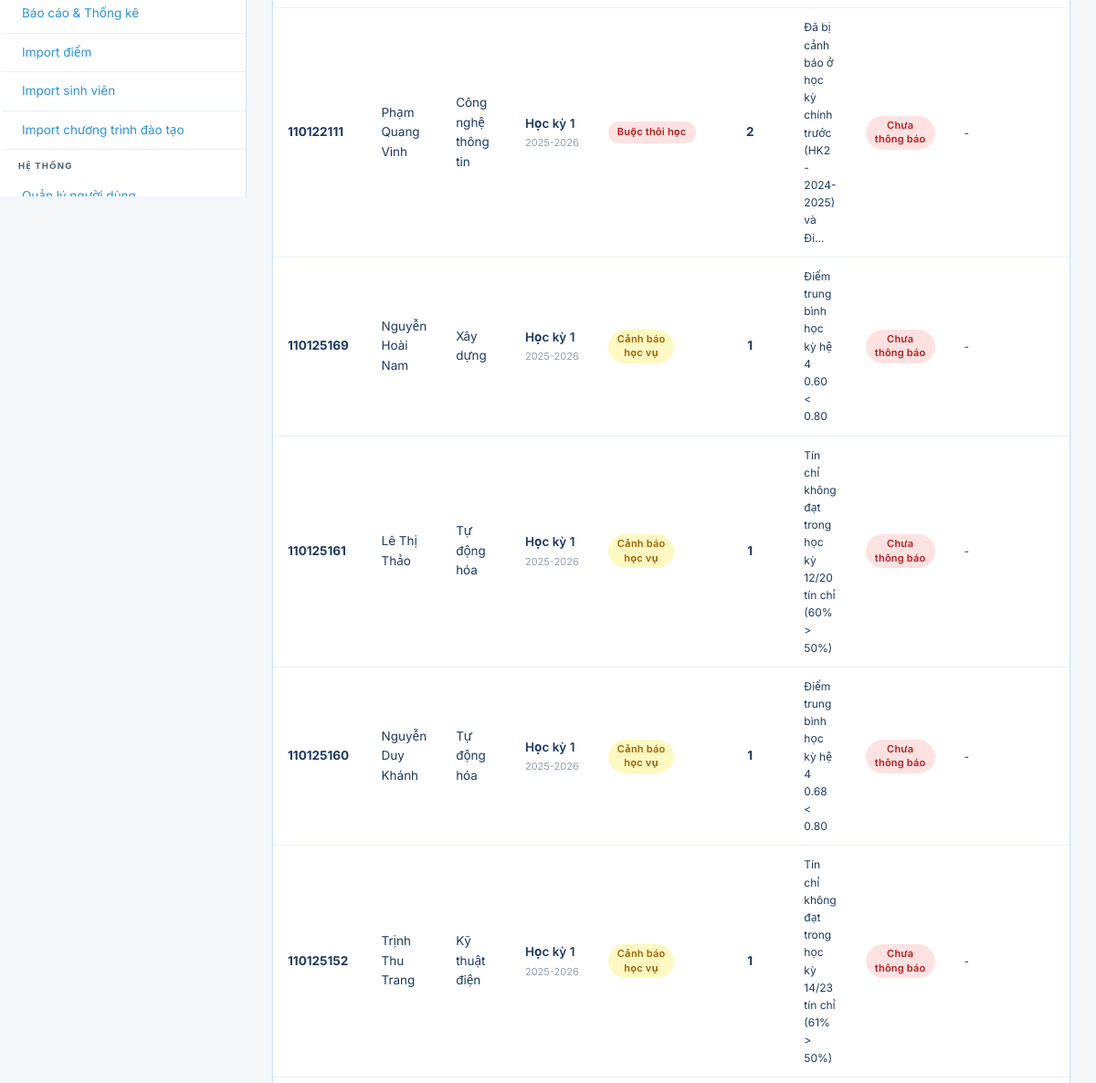
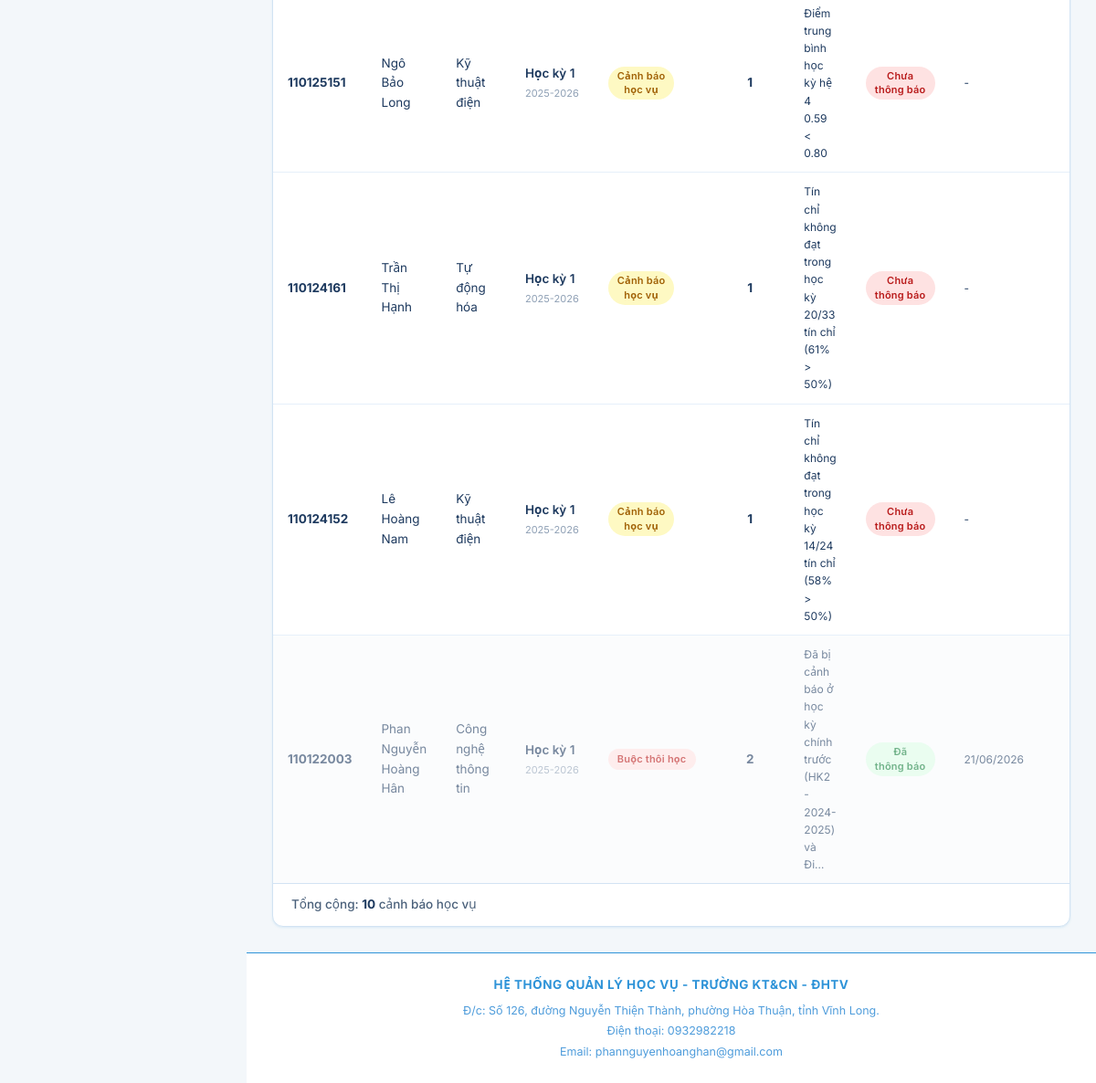
The page /canh-bao/ (signed in, lower part) on the database as committed earlier (2 pictures, top to bottom).
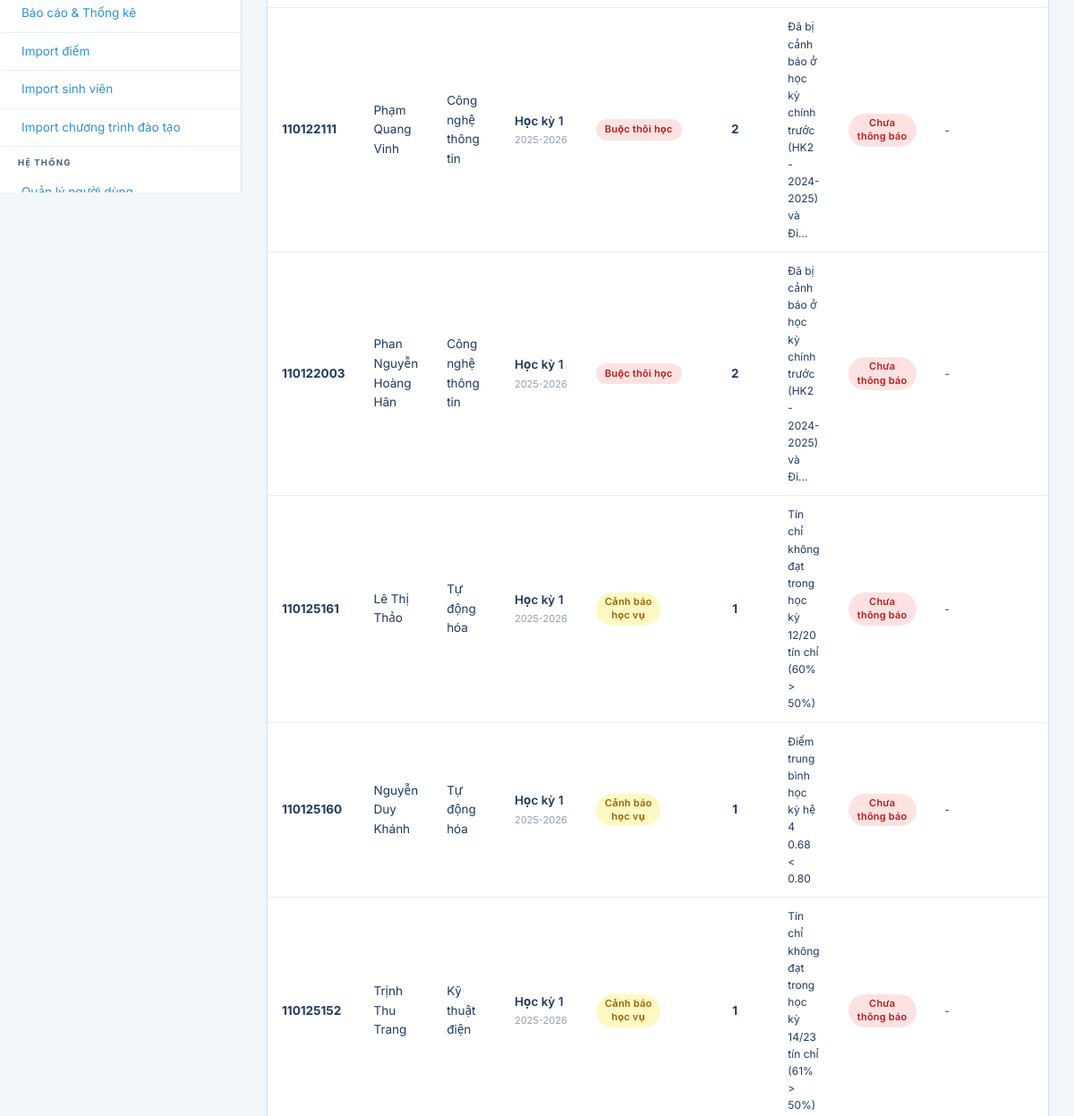
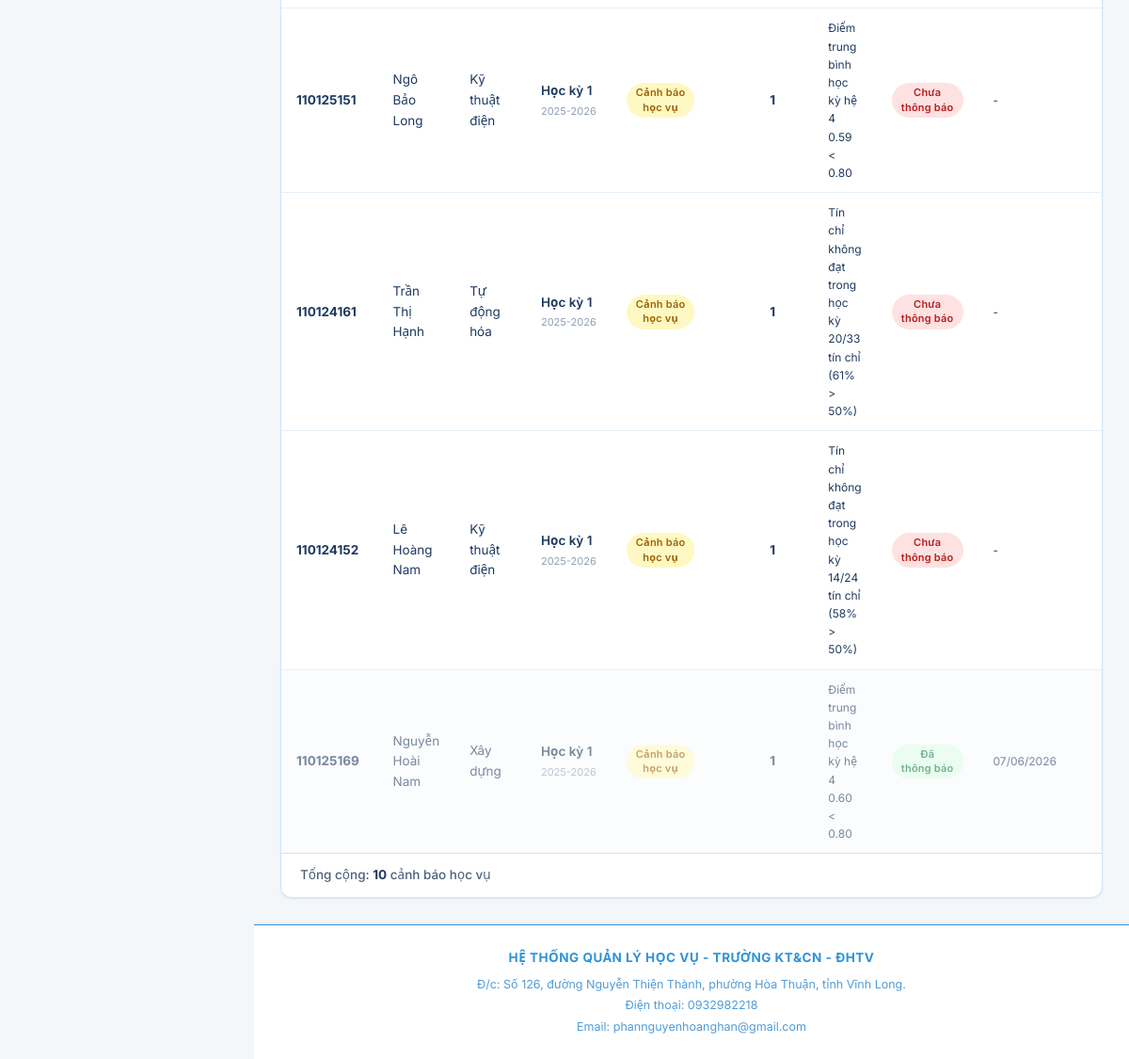
The same page on the database as committed later (2 pictures, top to bottom).
### academic_warnings/models.py (models this page shows, shortened)
class CanhBaoHocVu(models.Model):
    MUC_CHOICES = [
        ('canh_bao', 'Cảnh báo học vụ'),
        ('buoc_thoi_hoc', 'Buộc thôi học'),
    ]
    TRANG_THAI_CHOICES = [
        ('chua_xu_ly', 'Chưa thông báo'),
        ('da_xu_ly', 'Đã thông báo'),
    ]
    sinh_vien = models.ForeignKey(SinhVien, on_delete=models.CASCADE,
                                   related_name='canh_bao', verbose_name='Sinh viên')
    hoc_ky = models.ForeignKey(HocKy, on_delete=models.CASCADE,
                                related_name='canh_bao', verbose_name='Học kỳ')
    muc_canh_bao = models.CharField(max_length=20, choices=MUC_CHOICES, verbose_name='Mức cảnh báo')
    ly_do = models.TextField(verbose_name='Lý do cảnh báo')
    so_lan_canh_bao = models.PositiveSmallIntegerField(default=1, verbose_name='Lần cảnh báo thứ')
    ngay_tao = models.DateTimeField(auto_now_add=True, verbose_name='Ngày tạo')
    trang_thai = models.CharField(max_length=20, choices=TRANG_THAI_CHOICES,
                                   default='chua_xu_ly', verbose_name='Trạng thái')
    ghi_chu = models.TextField(blank=True, verbose_name='Ghi chú xử lý')
    da_an = models.BooleanField(default=False, verbose_name='Đã ẩn khỏi danh sách')
    nguoi_dung_an = models.ManyToManyField(
        settings.AUTH_USER_MODEL,
        blank=True,
        db_table='canhbaohocvu_nguoi_dung_an',
        related_name='canh_bao_da_an',
        verbose_name='Người dùng đã ẩn'
    )
    class Meta:
        db_table = 'canhbaohocvu'
        verbose_name = 'Cảnh báo học vụ'
        verbose_name_plural = 'Cảnh báo học vụ'
        unique_together = ['sinh_vien', 'hoc_ky']
        ordering = ['trang_thai', '-ngay_tao']
    @property
    def mau_canh_bao(self):
        return {'canh_bao': 'warning', 'buoc_thoi_hoc': 'danger'}.get(self.muc_canh_bao, 'secondary')

### students/models.py (models this page shows, shortened)
class SinhVien(models.Model):
    TRANG_THAI_CHOICES = [
        ('dang_hoc', 'Đang học'),
        ('dinh_chi', 'Đình chỉ'),
        ('tot_nghiep', 'Tốt nghiệp'),
        ('thoi_hoc', 'Thôi học'),
    ]
    user = models.OneToOneField(CustomUser, on_delete=models.SET_NULL, null=True, blank=True,
                                 related_name='sinh_vien', verbose_name='Tài khoản')
    mssv = models.CharField(max_length=20, unique=True, verbose_name='Mã số sinh viên')
    ho_ten = models.CharField(max_length=200, verbose_name='Họ và tên')
    ngay_sinh = models.DateField(null=True, blank=True, verbose_name='Ngày sinh')
    gioi_tinh = models.CharField(max_length=5, choices=[('Nam', 'Nam'), ('Nu', 'Nữ')], blank=True)
    email = models.EmailField(blank=True, verbose_name='Email')
    so_dien_thoai = models.CharField(max_length=15, blank=True, verbose_name='Số điện thoại')
    nganh = models.ForeignKey(Nganh, on_delete=models.SET_NULL, null=True, verbose_name='Ngành')
    khoa = models.CharField(max_length=10, verbose_name='Khóa học', help_text='VD: K2021')
    lop = models.ForeignKey('Lop', on_delete=models.SET_NULL, null=True, blank=True,
                             related_name='sinh_viens', verbose_name='Lớp')
    covan = models.ForeignKey(CustomUser, on_delete=models.SET_NULL, null=True, blank=True,
                               related_name='sinh_vien_phu_trach', verbose_name='Cố vấn học tập',
                               limit_choices_to={'role': 'covan'})
    trang_thai = models.CharField(max_length=20, choices=TRANG_THAI_CHOICES, default='dang_hoc',
                                   verbose_name='Trạng thái')
    ngay_nhap_hoc = models.DateField(null=True, blank=True, verbose_name='Ngày nhập học')
    class Meta:
        db_table = 'sinhvien'
        verbose_name = 'Sinh viên'
        verbose_name_plural = 'Sinh viên'
        ordering = ['mssv']

class Nganh(models.Model):
    ma_nganh = models.CharField(max_length=20, unique=True, verbose_name='Mã ngành')
    ten_nganh = models.CharField(max_length=200, verbose_name='Tên ngành')
    khoa = models.CharField(max_length=200, default='Khoa Công nghệ thông tin', verbose_name='Khoa')
    class Meta:
        db_table = 'nganh'
        verbose_name = 'Ngành học'
        verbose_name_plural = 'Ngành học'

class HocKy(models.Model):
    KY_CHOICES = [('1', 'Học kỳ 1'), ('2', 'Học kỳ 2'), ('3', 'Học kỳ hè')]
    ky = models.CharField(max_length=2, choices=KY_CHOICES, verbose_name='Kỳ học')
    nam_hoc = models.CharField(max_length=10, verbose_name='Năm học', help_text='VD: 2023-2024')
    ngay_bat_dau = models.DateField(null=True, blank=True, verbose_name='Ngày bắt đầu')
    ngay_ket_thuc = models.DateField(null=True, blank=True, verbose_name='Ngày kết thúc')
    la_hien_tai = models.BooleanField(default=False, verbose_name='Học kỳ hiện tại')
    class Meta:
        db_table = 'hocky'
        verbose_name = 'Học kỳ'
        verbose_name_plural = 'Học kỳ'
        unique_together = ['ky', 'nam_hoc']
        ordering = ['-nam_hoc', '-ky']
    def __str__(self):
        return f"HK{self.ky} - {self.nam_hoc}"

### academic_warnings/views.py (the view, shortened to what this page needs)
# urls.py: path('', views.canhbao_list, name='canhbao_list'),
@login_required
def canhbao_list(request):
    latest_hk = HocKy.objects.filter(ket_qua__diem_tk__isnull=False).distinct().order_by('-nam_hoc', '-ky').first()
    if not latest_hk:
        latest_hk = HocKy.objects.order_by('-nam_hoc', '-ky').first()
    qs = CanhBaoHocVu.objects.select_related('sinh_vien', 'hoc_ky', 'sinh_vien__nganh', 'sinh_vien__lop').exclude(nguoi_dung_an=request.user).order_by('trang_thai', '-ngay_tao')
    if latest_hk:
        qs = qs.filter(hoc_ky=latest_hk)
    muc       = request.GET.get('muc', '')
    trang_thai = request.GET.get('trang_thai', '')
    hk_id     = request.GET.get('hoc_ky', '')
    q         = request.GET.get('q', '')
    khoa = request.GET.get('khoa', '')
    nganh_id = request.GET.get('nganh', '')
    lop_id = request.GET.get('lop', '')
    khoa_hoc = request.GET.get('khoa_hoc', '')
    if request.user.is_sinhvien:
        qs = qs.filter(sinh_vien__user=request.user)
    else:
        if request.user.is_covan:
            qs = qs.filter(sinh_vien__lop__covan=request.user)
        if khoa_hoc:
            cohort_suffix = khoa_hoc[-2:]
            qs = qs.filter(sinh_vien__lop__ten_lop__istartswith=f'DA{cohort_suffix}')
        if khoa:
            qs = qs.filter(sinh_vien__nganh__khoa=khoa)
        if nganh_id:
            qs = qs.filter(sinh_vien__nganh_id=nganh_id)
        if lop_id:
            qs = qs.filter(sinh_vien__lop_id=lop_id)
    if muc:        qs = qs.filter(muc_canh_bao=muc)
    if trang_thai: qs = qs.filter(trang_thai=trang_thai)
    if hk_id:      qs = qs.filter(hoc_ky_id=hk_id)
    hockys = HocKy.objects.all().order_by('-nam_hoc', '-ky')
    from students.models import Nganh, Lop
    import re
    nganhs = Nganh.objects.exclude(ma_nganh__iexact='None').exclude(ten_nganh__iexact='None')
    khoas = [k for k in Nganh.objects.exclude(khoa__isnull=True).exclude(khoa='').values_list('khoa', flat=True).distinct() if k.lower() != 'none']
    unique_years = set()
    for name in Lop.objects.values_list('ten_lop', flat=True):
        if name:
            m = re.search(r'\d{2}', name)
            if m:
                unique_years.add("20" + m.group())
    khoa_hocs = sorted(list(unique_years), reverse=True)
    lops = Lop.objects.exclude(ten_lop__iexact='None')
    if request.user.is_covan:
        lops = lops.filter(covan=request.user)
    if nganh_id:
        lops = lops.filter(nganh_id=nganh_id)
    if khoa_hoc:
        cohort_suffix = khoa_hoc[-2:]
        lops = lops.filter(ten_lop__istartswith=f'DA{cohort_suffix}')
    if khoa:
        nganhs = nganhs.filter(khoa=khoa)
        lops = lops.filter(nganh__khoa=khoa)
    return render(request, 'academic_warnings/canhbao_list.html', {
        'canh_baos': qs,
        'hockys': hockys,
        'nganhs': nganhs,
        'khoas': khoas,
        'lops': lops,
        'khoa_hocs': khoa_hocs,
        'muc': muc,
        'trang_thai': trang_thai,
        'hk_id': hk_id,
        'selected_khoa': khoa,
        'nganh_id': nganh_id,
        'selected_lop': lop_id,
        'selected_khoa_hoc': khoa_hoc,
        'q': q,
        'latest_hk': latest_hk,
    })

### accounts/models.py (called while the page is built)
    @property
    def is_admin(self):
        return self.role == 'admin'

    @property
    def is_giaovu(self):
        return self.role == 'giaovu'

    @property
    def is_covan(self):
        return self.role == 'covan'

    @property
    def is_sinhvien(self):
        return self.role == 'sinhvien'

### templates/academic_warnings/canhbao_list.html (shortened to what this page needs)
{% extends 'base.html' %}
{% block content %}
<div id="table-container">
<div class="card">
    <div class="card-body" style="padding:0">
        <div class="table-responsive">
            <table class="data-table">
                <tbody>
                    {% for cb in canh_baos %}
                    <tr {% if cb.trang_thai == 'da_xu_ly' and not request.user.is_sinhvien %}style="opacity: 0.6; background-color: #f8fafc;" {% endif %}>
                        <td><strong>{{ cb.sinh_vien.mssv }}</strong></td>
                        <td>{{ cb.sinh_vien.ho_ten }}</td>
                        <td>{{ cb.sinh_vien.nganh.ten_nganh|default:'-' }}</td>
                        <td>
                            <div class="fw-semibold" style="white-space: nowrap;">Học kỳ {{ cb.hoc_ky.ky }}</div>
                            <div class="text-muted" style="font-size: 11px; margin-top: 2px; white-space: nowrap;">{{ cb.hoc_ky.nam_hoc }}</div>
                        </td>
                        <td>
                            {% if cb.muc_canh_bao == 'canh_bao' %}
                            <span class="badge badge-warning" style="text-align: center; line-height: 1.4; display: inline-block;"><span style="white-space: nowrap;">Cảnh báo</span><br><span style="white-space: nowrap;">học vụ</span></span>
                            {% else %}
                            <span class="badge badge-{{ cb.mau_canh_bao }}" style="white-space: nowrap; display: inline-block;">{{ cb.get_muc_canh_bao_display }}</span>
                            {% endif %}
                        </td>
                        <td style="text-align:center"><strong>{{ cb.so_lan_canh_bao }}</strong></td>
                        <td style="max-width:200px;font-size:12px">{{ cb.ly_do|truncatechars:60 }}</td>
                        {% if not request.user.is_sinhvien %}
                        <td>
                            {% if cb.trang_thai == 'da_xu_ly' %}
                            <span class="badge badge-success" style="text-align: center; line-height: 1.4; display: inline-block;"><span style="white-space: nowrap;">Đã</span><br><span style="white-space: nowrap;">thông báo</span></span>
                            {% else %}
                            <span class="badge badge-danger" style="text-align: center; line-height: 1.4; display: inline-block;"><span style="white-space: nowrap;">Chưa</span><br><span style="white-space: nowrap;">thông báo</span></span>
                            {% endif %}
                        </td>
                        <td style="font-size:12px">
                            {% if cb.trang_thai == 'da_xu_ly' %}
                            {{ cb.ngay_tao|date:"d/m/Y" }}
                            {% else %}
                            -
                            {% endif %}
                        </td>
                        {% endif %}
                    </tr>
                    {% empty %}
                    <tr>
                        <td colspan="{% if request.user.is_sinhvien %}8{% else %}10{% endif %}" style="text-align:center;color:#94a3b8;padding:32px">Không có cảnh báo học vụ
                        </td>
                    </tr>
                    {% endfor %}
                </tbody>
            </table>
        </div>
        <div style="padding: 12px 20px; font-size: 13.5px; border-top: 1px solid var(--border); color: var(--text-secondary); font-weight: 500;">
            Tổng cộng: <strong style="color: var(--text-primary);">{{ canh_baos|length }}</strong> cảnh báo học vụ
        </div>
    </div>
</div>
</div>
{% endblock %}

Rows that differ between the two databases and show on the page:
changed CanhBaoHocVu "Phan Nguyễn Hoàng Hân": ngay_tao "21/06/2026" → (not shown); trang_thai "Đã" → "Chưa -"; moves up the list
changed CanhBaoHocVu "Điểm trung bình học kỳ hệ 4 0.60 < 0.80": ngay_tao (not shown) → "07/06/2026"; trang_thai "Chưa -" → "Đã"; moves down the list
